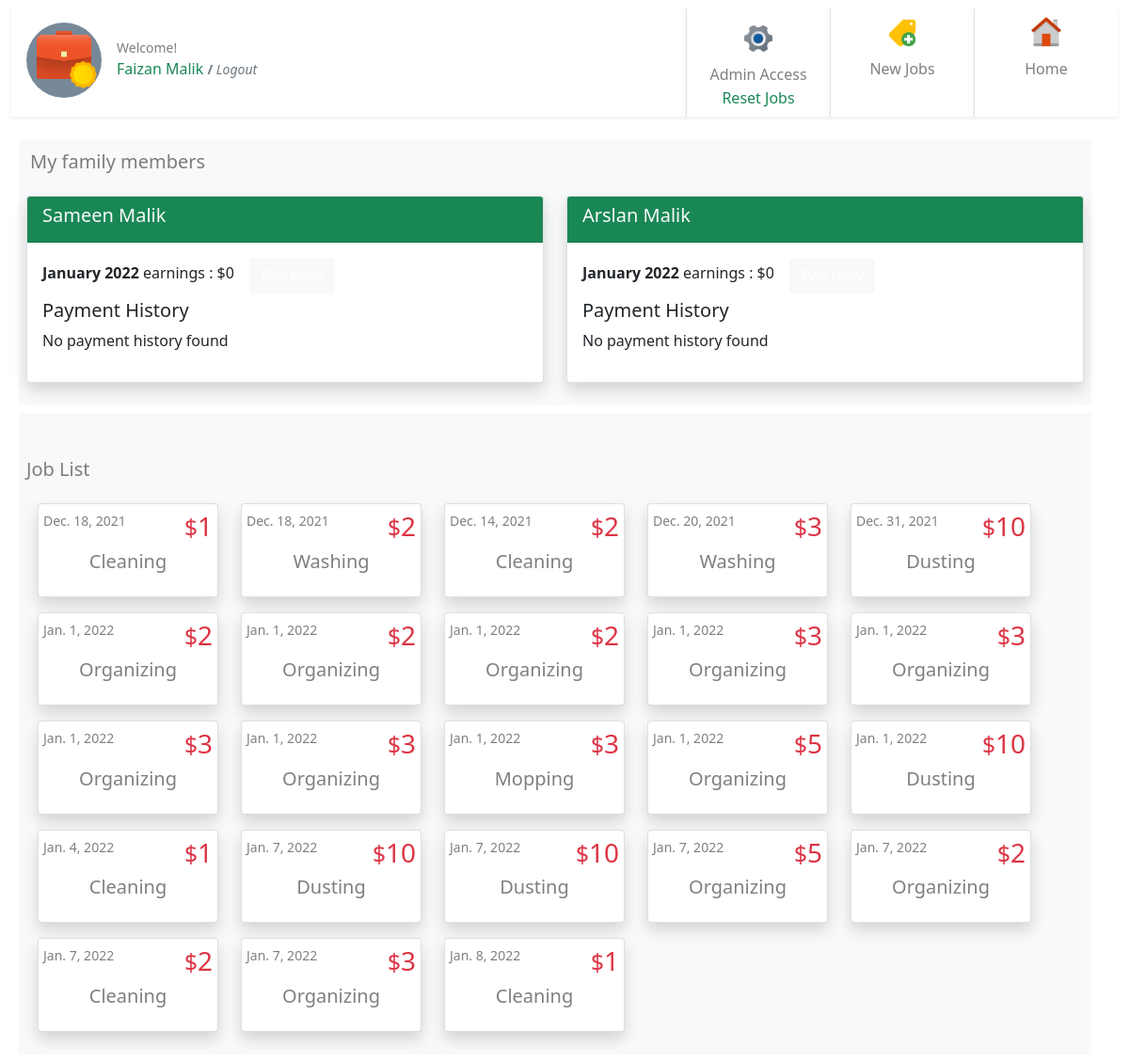
The page /dashboard/ (signed in) on the database its author committed.
### jobs/models.py (models this page shows, shortened)
class JobPost(models.Model):
    job_title = models.CharField(max_length=200)
    publish_date = models.DateTimeField('date published', auto_now_add=True)
    job_is_template = models.BooleanField(default=False)
    job_detail = models.CharField(max_length=200)
    job_price = models.IntegerField(default=0)
    job_taken = models.BooleanField(default=False)
    job_under_review = models.BooleanField(default=False)
    job_passed_review = models.BooleanField(default=False)
    job_taken_date = models.DateTimeField('date job taken', null=True, blank=True)
    job_done = models.BooleanField(default=False)
    job_done_date = models.DateTimeField('date job completed', null=True, blank=True)
    job_taker = models.ForeignKey(User, on_delete=models.CASCADE, null=True, blank=True, related_name='job_user')
    job_creator = models.ForeignKey(User, on_delete=models.CASCADE, null=True, blank=True, related_name='job_author')
    job_rejected_by_admin = models.BooleanField(default=False)
    job_expired = models.BooleanField(default=False)
    job_paid = models.BooleanField(default=False)
    job_payment_id = models.ForeignKey(Payments, on_delete=models.CASCADE, null=True, blank=True, related_name='job_payment_id')
    def __str__(self):
        return self.job_title

### jobs/views.py (the view)
# urls.py: path('dashboard/', views.dashboard, name='dashboard'),
@login_required
def dashboard(request):
    date_today = timezone.datetime.now()
    job_list = get_this_family_jobs(request)
    unclaimed_this_day = get_this_family_jobs(request).filter(publish_date__day=date_today.day).filter(job_taken= False).aggregate(Sum('job_price'))
    unclaimed_this_month = get_this_family_jobs(request).filter(publish_date__month=date_today.month).filter(job_taken= False).aggregate(Sum('job_price'))
    unclaimed_this_year = get_this_family_jobs(request).filter(publish_date__year=date_today.year).filter(job_taken= False).aggregate(Sum('job_price'))
    my_total_this_day = get_this_family_jobs(request).filter(publish_date__day=date_today.day).filter(job_taker=request.user).filter(job_taken=True).filter(job_done=True).filter(job_passed_review= True).aggregate(Sum('job_price'))
    my_total_this_month = get_this_family_jobs(request).filter(publish_date__month=date_today.month).filter(job_taker=request.user).filter(job_taken=True).filter(job_done=True).filter(job_passed_review= True).aggregate(Sum('job_price'))
    my_total_this_year = get_this_family_jobs(request).filter(publish_date__year=date_today.year).filter(job_taker=request.user).filter(job_taken=True).filter(job_done=True).filter(job_passed_review= True).aggregate(Sum('job_price'))
    print("job = ", job_list)
    pays = get_this_family_jobs(request).filter(publish_date__year=date_today.year).filter(job_taker=request.user).filter(job_taken=True).filter(job_done=True).filter(job_passed_review= True).filter(job_paid=True)
    payment_history = []
    for p in pays:
        p.job_payment_id.id
        print(p)
        payment_history.append(p.job_payment_id.id)
    print('payment_history = ', payment_history)
    def get_jobs_ready_for_payment_this_month(request):
        jobs = {}
        user_group = Group.objects.get(user = request.user)
        users_in_a_group = User.objects.filter(groups=user_group)
        for u in users_in_a_group:
            if u.is_staff:
                pass
            else:
                jobs[u] = get_this_family_jobs(request).filter(publish_date__month=date_today.month).filter(job_taker=u).filter(job_taken=True).filter(job_done=True).filter(job_passed_review= True).filter(job_paid= False).aggregate(Sum('job_price'))
        print("Family jobs this month : ", jobs)
        for key, value in jobs.items():
            print("JOBS for this family children : ", key, value)
        return jobs
    get_jobs_ready_for_payment_this_month(request)
    template = loader.get_template('jobs/dashboard.html')
    context = {
    'user': request.user,
    'date_today' : date_today,
    'unclaimed_this_day' : unclaimed_this_day,
    'unclaimed_this_month' : unclaimed_this_month,
    'unclaimed_this_year' : unclaimed_this_year,
    'my_total_this_day' : my_total_this_day,
    'my_total_this_month' : my_total_this_month,
    'my_total_this_year' : my_total_this_year,
    'job_list' : job_list,
    'jobs_ready_for_payment_this_month' : get_jobs_ready_for_payment_this_month(request),
    'payment_history' : payment_history,
     }
    return HttpResponse(template.render(context, request))

### jobs/views.py (called while the page is built)
def get_this_family_jobs(request):
    family_admin = None
    date_today = timezone.datetime.now()
    user_group = Group.objects.get(user = request.user)
    users_in_a_group = User.objects.filter(groups=user_group)
    for u in users_in_a_group:
        if u.is_staff:
            family_admin = u
    this_family_jobs = JobPost.objects.filter(job_creator=family_admin)
    return this_family_jobs

### jobs/templates/jobs/dashboard.html (shortened to what this page needs)
{% extends "jobs/base.html" %} {% load static %} {% block user %} {{user.first_name}} {{user.last_name}} {% endblock user %} {% block content %} {% if user.is_staff %}
<div class="container bg-light p-2 m-2">
    <div class="row">
        <h5 id="mykids" class="mb-4 mt-1 ms-1 text-black-50">My family members</h5>
        {% for key, value in jobs_ready_for_payment_this_month.items %}
        <div class="col-6">
            <div class="card shadow mb-3">
                <div class="card-header text-light bg-success">
                    <h5>{{key.first_name}} {{key.last_name}} </h5>
                </div>
                <div class="card-body">
                    <div class="d-flex">
                        {% if value.job_price__sum == None %}
                        <p class="mt-1"><span class="fw-bold"> {{date_today|date:'F Y' }}</span> earnings : $0</p>
                        {% else %}
                        <p class="mt-1"><span class="fw-bold">{{ date_today|date:'F Y' }}</span> earnings : ${{value.job_price__sum}}</p>
                        {% endif %}
                        <div class="text-start">
                            {% if value.job_price__sum == None %}
                            <form class="text-center rounded-bottom" action="" method='post'>
                                <input type="submit" value="Pay Now" class="btn btn-light text-white fs-6 ms-3">
                            </form>
                            {% endif %}
                        </div>
                    </div>
                    {% if payment_history %}
                    <div class="">
                        <h5>Payment History</h5>
                        <p></p>
                    </div>
                    {% else %}
                    <div class="">
                        <h5>Payment History</h5>
                        <p>No payment history found</p>
                    </div>
                    {% endif %}
                </div>
            </div>
        </div>
        {% endfor %}
    </div>
</div>
<div class="container bg-light p-2 m-2">
    <h5 class="mt-4 mb-4 pt-3 text-black-50">Job List</h5>
    <div class="row justify-content-start flex-wrap">
        {% if job_list %} {% for q in job_list %}
        <div class="card ms-4 mb-3 shadow rounded p-0" style="width: 12rem;">
            <a class="btn p-0" href="{% url 'jobs:detail' q.id%}" style="width: 100%;">
                <div class="card-body p-0">
                    <div class="d-flex justify-content-between">
                        <small class="card-text text-black-50 mt-1 ms-1">{{q.publish_date.date}}</small>
                        <h3 class="text-danger mt-1 me-1 "><small>$</small>{{q.job_price}}</h3>
                    </div>
                    <h5 class="card-title pb-3 text-center text-black-50">{{ q.job_title }}</h5>
            </a>
            </div>
        </div>
        {% endfor %} {% else %}
        <div class="card ms-4 mb-3 shadow bg-body rounded p-0" style="width: 12rem;">
            <div class="card-body mt-2 pb-0">
                <p class="card-title pb-3 text-center text-black-50">No jobs available</p>
            </div>
        </div>
        {% endif %}
{% endif %} {% endblock content %} {% block sidebar %}
<div class="d-flex flex-row ">
    <div class="d-flex flex-row ">
        {% if user.is_staff %}
        <div class=" mt-2 mb-2 text-center align-content-center border-start shadow-sm">
            <a class="btn p-0" href="../admin/" style="width: 100%;">
                <div class="" style="width: 150px;">
                    <img class="m-2" src="{% static 'jobs/admin.png'%}" style="width: 36px; height: 36px;" alt="Card image">
                    <div class="">
                        <p class="m-0 text-black-50 fs-6">Admin Access</p>
                        <form id="3" class="m-0 p-0" action="{% url 'jobs:mark_not_done' %}" method='post'>
                            <input type="submit" value="Reset Jobs" class="btn text-success m-0 p-0">
                        </form>
                    </div>
                </div>
            </a>
        </div>
        <div class=" mt-2 mb-2  text-center border-start shadow-sm">
            <a class="btn p-0" style="width: 100%;" href="{% url 'jobs:new_job' %}">
                <div class="" style="width: 150px;">
                    <img class="m-2" src="{% static 'jobs/new_job.png' %}" style="width: 36px; height: 36px;" alt="Card image">
                    <div class="">
                        <p class="m-0 text-black-50 fs-6">New Jobs</p>
                        <i class="btn text-black-50 fs-6">&nbsp;</i>
                    </div>
                </div>
            </a>
        </div>
        {% endif %}
        <div class=" mt-2 mb-2  text-center border-start shadow-sm">
            <a class="btn p-0" style="width: 100%;" href="/">
                <div class="" style="width: 150px;">
                    <img class="m-2" src="{% static 'jobs/home.png' %}" style="width: 36px; height: 36px;" alt="Card image">
                    <div class="">
                        <p class="m-0 text-black-50 fs-6">Home</p>
                        <i class="btn text-black-50 fs-6">&nbsp;</i>
                    </div>
                </div>
            </a>
        </div>
    </div>
</div>
{% endblock sidebar %}

### rows shown on the page
JobPost: publish_date "Dec. 18, 2021", job_price "1", job_title "Cleaning"
JobPost: publish_date "Dec. 18, 2021", job_price "2", job_title "Washing"
JobPost: publish_date "Dec. 14, 2021", job_price "2", job_title "Cleaning"
JobPost: publish_date "Dec. 20, 2021", job_price "3", job_title "Washing"
JobPost: publish_date "Dec. 31, 2021", job_price "10", job_title "Dusting"
JobPost: publish_date "Jan. 1, 2022", job_price "2", job_title "Organizing"
JobPost: publish_date "Jan. 1, 2022", job_price "2", job_title "Organizing"
JobPost: publish_date "Jan. 1, 2022", job_price "2", job_title "Organizing"
JobPost: publish_date "Jan. 1, 2022", job_price "3", job_title "Organizing"
JobPost: publish_date "Jan. 1, 2022", job_price "3", job_title "Organizing"
JobPost: publish_date "Jan. 1, 2022", job_price "3", job_title "Organizing"
JobPost: publish_date "Jan. 1, 2022", job_price "3", job_title "Organizing"
JobPost: publish_date "Jan. 1, 2022", job_price "3", job_title "Mopping"
JobPost: publish_date "Jan. 1, 2022", job_price "5", job_title "Organizing"
JobPost: publish_date "Jan. 1, 2022", job_price "10", job_title "Dusting"
JobPost: publish_date "Jan. 4, 2022", job_price "1", job_title "Cleaning"
JobPost: publish_date "Jan. 7, 2022", job_price "10", job_title "Dusting"
JobPost: publish_date "Jan. 7, 2022", job_price "10", job_title "Dusting"
JobPost: publish_date "Jan. 7, 2022", job_price "5", job_title "Organizing"
JobPost: publish_date "Jan. 7, 2022", job_price "2", job_title "Organizing"
JobPost: publish_date "Jan. 7, 2022", job_price "2", job_title "Cleaning"
JobPost: publish_date "Jan. 7, 2022", job_price "3", job_title "Organizing"
JobPost: publish_date "Jan. 8, 2022", job_price "1", job_title "Cleaning"

### other values the page prints
{{ user.first_name }} "Faizan"
{{ user.last_name }} "Malik"
{{ key.first_name }} "Sameen"
{{ key.last_name }} "Malik"
{{ key.first_name }} "Arslan"
